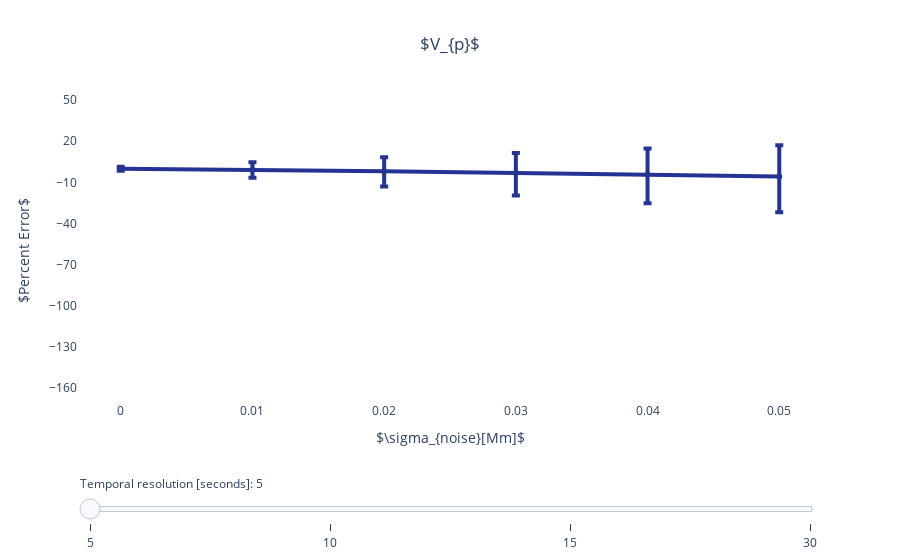

Write notebook code for a chart like this one.
### Markdown cell above
* $V_{p}$: <a name="fig-2-3"></a>

### Code cell
# Third subplot

fig = go.Figure()
line_colours = cycle(['#253494','#2C7fB8','#41B6C4','#A1DAB4'])
legend_values=cycle(['5','10','15','30'])
for i in range(0,4):
    finalErrMd5=np.squeeze(np.asarray((np.reshape(errMd5[i,:], 6))))
    finalErrorDiff5=np.squeeze(np.asarray((np.reshape(abs(errQt5[i,:,0]-errMd5[i,:]), 6))))
    finalErrorDiffMinus5=np.squeeze(np.asarray((np.reshape(abs(errQt5[i,:,1]-errMd5[i,:]), 6))))
    fig.add_trace(go.Scatter(
        visible=False,
        x=listSigmaC,
        y=finalErrMd5,
        error_y=dict(
            type='data', # value of error bar given in data coordinates
            array=finalErrorDiff5,
            arrayminus=finalErrorDiffMinus5,
            symmetric=False,
            visible=True,
            thickness=4),
        line_color=next(line_colours),
        line_width=4, showlegend=False, name=next(legend_values)) 
    )
    
    
# Default value on the slider    
fig.data[0].visible = True

legend_values = [5, 10, 15, 30]

# Create and add slider
steps = []
for i in range(len(fig.data)):
    step = dict(
        method="update",
        args=[{"visible": [False] * len(fig.data)},
#               {"title": "Current value selected on slider: " + str(legend_values[i])}
             ],  # layout attribute
        value=legend_values[i],
        label=legend_values[i]        
    )
    step["args"][0]["visible"][i] = True  # Toggle i'th trace to "visible"
    steps.append(step)

sliders = [dict(
    active=4,
    currentvalue={"prefix": "Temporal resolution [seconds]: "},
    pad={"t": 70}, #upper padding 
    steps=steps
)]


#r'$\widehat{k_{ep,RR}}$', r'$K^{trans}_{RR}$', r'$V_{e,RR}$'

fig.update_xaxes(title_text=r'$\sigma_{noise}[Mm]$')
fig.update_layout(title=dict(text=r'$V_{p}$',
                             x=0.5,
                             xanchor='center'),
                  yaxis=dict(title=r'$Percent Error$',
                             showline=True,
                             range=[-170,50],
                             tickvals=[-160,-130,-100,-70,-40,-10,20,50],
                             ), 
                  plot_bgcolor='#ffffff',
                  legend=dict(yanchor='bottom', y=0.20, xanchor='right', x=0.30),
                  sliders=sliders
)


fig.show()

### Figure 1 — Plotly figure (JSON) as saved in the notebook; plotly's stock layout.template omitted (floating-point values rounded to 4 significant figures)
{"data": [{"error_y": {"array": [1.473, 5.431, 10.22, 14.59, 18.96, 22.89], "arrayminus": [1.382, 5.82, 11.06, 16.35, 20.8, 26.03], "symmetric": false, "thickness": 4, "type": "data", "visible": true}, "line": {"color": "#253494", "width": 4}, "name": "5", "showlegend": false, "type": "scatter", "visible": true, "x": [0, 0.01, 0.02, 0.03, 0.04, 0.05], "y": [-0.09666, -0.7704, -1.862, -3.19, -4.337, -5.785]}, {"error_y": {"array": [17.91, 20.79, 24.66, 28.42, 31.62, 35.33], "arrayminus": [14.78, 18.29, 23.0, 28.79, 33.13, 37.84], "symmetric": false, "thickness": 4, "type": "data", "visible": true}, "line": {"color": "#2C7fB8", "width": 4}, "name": "10", "showlegend": false, "type": "scatter", "visible": false, "x": [0, 0.01, 0.02, 0.03, 0.04, 0.05], "y": [0.737, -0.7456, -2.492, -3.803, -6.559, -9.353]}, {"error_y": {"array": [36.34, 38.87, 43.66, 47.25, 49.72, 52.33], "arrayminus": [39.11, 40.64, 45.31, 49.37, 52.96, 56.27], "symmetric": false, "thickness": 4, "type": "data", "visible": true}, "line": {"color": "#41B6C4", "width": 4}, "name": "15", "showlegend": false, "type": "scatter", "visible": false, "x": [0, 0.01, 0.02, 0.03, 0.04, 0.05], "y": [-3.157, -3.749, -4.766, -6.62, -9.495, -12.65]}, {"error_y": {"array": [16.51, 29.87, 36.66, 42.48, 47.31, 51.83], "arrayminus": [108.0, 102.1, 109.4, 115.2, 120.4, 121.0], "symmetric": false, "thickness": 4, "type": "data", "visible": true}, "line": {"color": "#A1DAB4", "width": 4}, "name": "30", "showlegend": false, "type": "scatter", "visible": false, "x": [0, 0.01, 0.02, 0.03, 0.04, 0.05], "y": [-52.96, -42.73, -39.91, -38.84, -39.45, -40.61]}], "layout": {"legend": {"x": 0.3, "xanchor": "right", "y": 0.2, "yanchor": "bottom"}, "plot_bgcolor": "#ffffff", "sliders": [{"active": 4, "currentvalue": {"prefix": "Temporal resolution [seconds]: "}, "pad": {"t": 70}, "steps": [{"args": [{"visible": [true, false, false, false]}], "label": "5", "method": "update", "value": "5"}, {"args": [{"visible": [false, true, false, false]}], "label": "10", "method": "update", "value": "10"}, {"args": [{"visible": [false, false, true, false]}], "label": "15", "method": "update", "value": "15"}, {"args": [{"visible": [false, false, false, true]}], "label": "30", "method": "update", "value": "30"}]}], "title": {"text": "$V_{p}$", "x": 0.5, "xanchor": "center"}, "xaxis": {"title": {"text": "$\\sigma_{noise}[Mm]$"}}, "yaxis": {"range": [-170, 50], "showline": true, "tickvals": [-160, -130, -100, -70, -40, -10, 20, 50], "title": {"text": "$Percent Error$"}}}}
